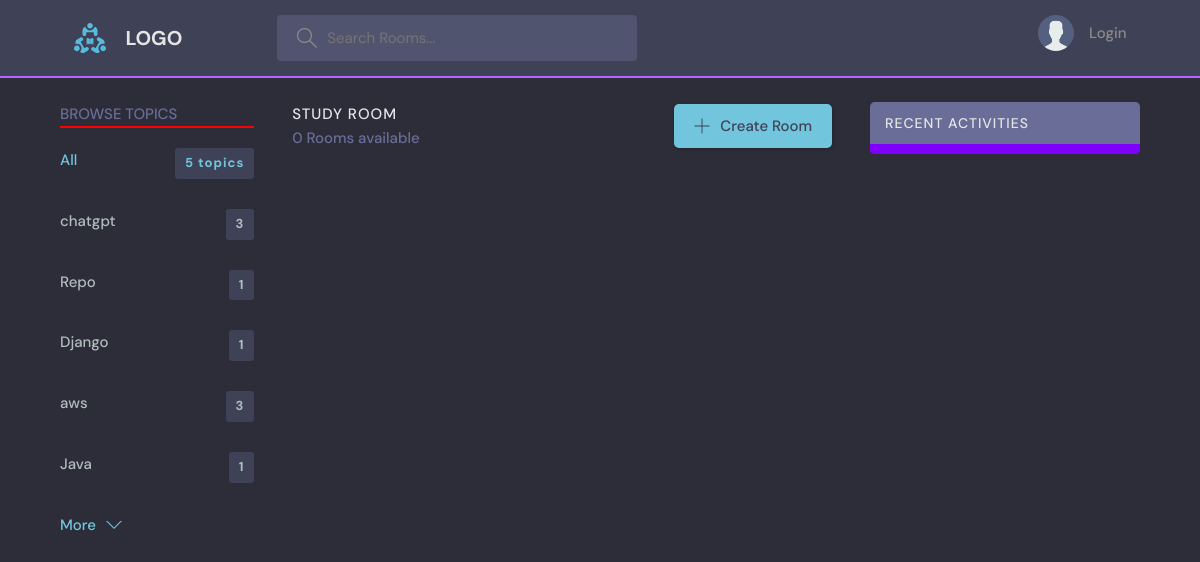
Page /?q=python on the earlier database version.
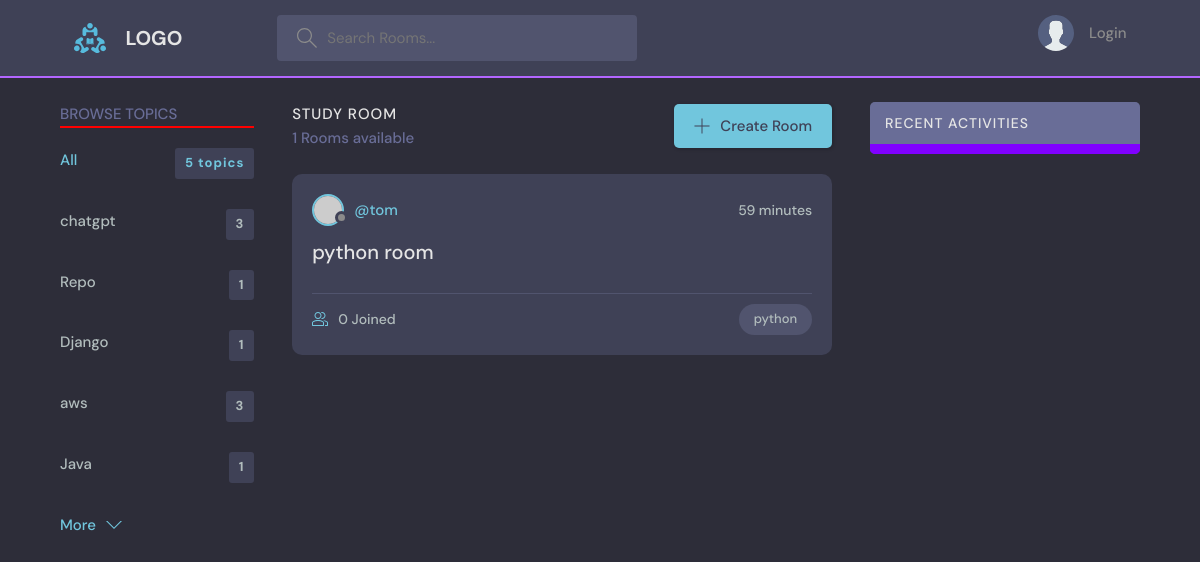
Same page on the later database version.
### base/models.py (models this page shows, shortened)
class Topic(models.Model):
    name = models.CharField(max_length=200)

class Room(models.Model): #Room 是 Topic 的child
    host = models.ForeignKey(User, on_delete=models.SET_NULL, null=True)
    topic = models.ForeignKey(Topic, on_delete=models.SET_NULL, null=True) #Class topic在上面，所以直接用，如果是在下面，要以字串'Topic'呼叫
    name = models.CharField(max_length=200)
    description = models.TextField(null=True, blank=True)
    participants = models.ManyToManyField(
        User, related_name='participants', blank=True) #前面用過User表格了，這裡要在取用另一個User表格，所以要related_name
    updated = models.DateTimeField(auto_now=True)
    created = models.DateTimeField(auto_now_add=True)
    class Meta:
       ordering = ['-updated', '-created']

### base/views.py (the view)
# urls.py: path('', views.home, name="home"),
def home(request):
    q = request.GET.get('q') if request.GET.get('q') != None else ''
    rooms = Room.objects.filter(
        Q(topic__name__icontains=q)| #filter parameter符合的topic，icontains使指打部分也能篩選
        Q(name__icontains=q)
        )
    topics = Topic.objects.all()[0:5]
    rooms_count  = rooms.count()
    room_messages = Message.objects.filter(Q(room__topic__name__icontains = q))
    context={'rooms': rooms,
             'topics':topics,
             'rooms_count':rooms_count,
             'room_messages':room_messages}
    return render (request, "base/home.html",context)

### base/templates/base/home.html (shortened to what this page needs)
{% extends 'main.html' %}
{% block content %}
    <main class="layout layout--3">
      <div class="container">
        {% include 'base/topics_component.html' %}
        <div class="roomList">
          <div class="roomList__header">
            <div>
              <h2>Study Room</h2>
              <p>{{rooms_count}} Rooms available</p>
            </div>
            <a class="btn btn--main" href="{% url 'create-room' %}">
              <svg version="1.1" xmlns="http://www.w3.org/2000/svg" width="32" height="32" viewBox="0 0 32 32">
                <title>add</title>
                <path
                  d="M16.943 0.943h-1.885v14.115h-14.115v1.885h14.115v14.115h1.885v-14.115h14.115v-1.885h-14.115v-14.115z"
                ></path>
              </svg>
              Create Room
            </a>
          </div>
        {% include 'base/feed_component.html' %}
        </div>
        {% include 'base/activity_component.html' %}
      </div>
{% endblock %}

### base/templates/base/topics_component.html
<div class="topics">
    <div class="topics__header">
      <h2>Browse Topics</h2>
      <hr color="red">
    </div>
    <ul class="topics__list">
      <li>
        <a href="{% url 'home' %}" class="active">All <span>{{topics.count}} topics</span></a>
      </li>
      {% for topic in topics %}
      <li>
        <a href="{% url 'home' %}?q={{topic.name}}">{{topic.name}} <span>{{topic.room_set.count}}</span></a>
      </li>
      {% endfor%}
    </ul>
    <a class="btn btn--link" href="{% url 'topics' %}">
      More
      <svg version="1.1" xmlns="http://www.w3.org/2000/svg" width="32" height="32" viewBox="0 0 32 32">
        <title>chevron-down</title>
        <path d="M16 21l-13-13h-3l16 16 16-16h-3l-13 13z"></path>
      </svg>
    </a>
  </div>

### base/templates/base/feed_component.html (shortened to what this page needs)
{% for room in rooms %}
<div class="roomListRoom">
    <div class="roomListRoom__header">
      <a href="{% url 'user-profile' room.host.id %}" class="roomListRoom__author">
        <div class="avatar avatar--small">
          <img src="https://randomuser.me/api/portraits/women/11.jpg" />
        </div>
        <span>@{{room.host.username}}</span>
      </a>
      <div class="roomListRoom__actions">
        <span>{{room.created|timesince}}</span>
      </div>
    </div>
    <div class="roomListRoom__content">
      <a href="{% url 'room' room.id %}">{{room.name}}</a>
    </div>
    <div class="roomListRoom__meta">
      <a href="{% url 'room' room.id %}" class="roomListRoom__joined">
        {{room.participants.all.count}} Joined
      </a>
      <p class="roomListRoom__topic">{{room.topic.name}}</p>
    </div>
  </div>
  {% endfor %}

Differences in the rows shown:
added Room: host.username "tom", created "59 minutes", name "python room", participants.all.count "0", topic.name "python"
Other differences:
{{ rooms_count }}: "0" → "1"
